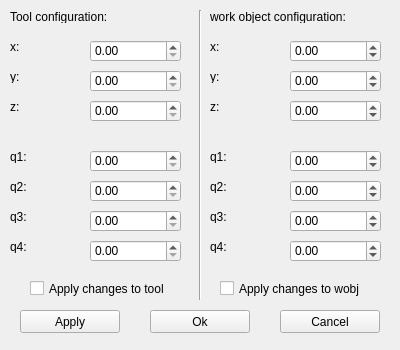
<?xml version="1.0" encoding="UTF-8"?>
<ui version="4.0">
 <class>toolWobjConfigurator</class>
 <widget class="QWidget" name="toolWobjConfigurator">
  <property name="geometry">
   <rect>
    <x>0</x>
    <y>0</y>
    <width>400</width>
    <height>350</height>
   </rect>
  </property>
  <property name="windowTitle">
   <string>Form</string>
  </property>
  <widget class="QPushButton" name="btn_apply">
   <property name="geometry">
    <rect>
     <x>20</x>
     <y>310</y>
     <width>100</width>
     <height>23</height>
    </rect>
   </property>
   <property name="text">
    <string>Apply</string>
   </property>
  </widget>
  <widget class="QPushButton" name="btn_cancel">
   <property name="geometry">
    <rect>
     <x>280</x>
     <y>310</y>
     <width>100</width>
     <height>23</height>
    </rect>
   </property>
   <property name="text">
    <string>Cancel</string>
   </property>
  </widget>
  <widget class="QDoubleSpinBox" name="input_wobj_x">
   <property name="geometry">
    <rect>
     <x>290</x>
     <y>40</y>
     <width>91</width>
     <height>22</height>
    </rect>
   </property>
   <property name="minimum">
    <double>-9999.989999999999782</double>
   </property>
   <property name="maximum">
    <double>9999.989999999999782</double>
   </property>
  </widget>
  <widget class="QDoubleSpinBox" name="input_wobj_y">
   <property name="geometry">
    <rect>
     <x>290</x>
     <y>70</y>
     <width>91</width>
     <height>22</height>
    </rect>
   </property>
   <property name="minimum">
    <double>-9999.989999999999782</double>
   </property>
   <property name="maximum">
    <double>9999.989999999999782</double>
   </property>
  </widget>
  <widget class="QDoubleSpinBox" name="input_wobj_z">
   <property name="geometry">
    <rect>
     <x>290</x>
     <y>100</y>
     <width>91</width>
     <height>22</height>
    </rect>
   </property>
   <property name="minimum">
    <double>-9999.989999999999782</double>
   </property>
   <property name="maximum">
    <double>9999.989999999999782</double>
   </property>
  </widget>
  <widget class="QDoubleSpinBox" name="input_wobj_q1">
   <property name="geometry">
    <rect>
     <x>290</x>
     <y>150</y>
     <width>91</width>
     <height>22</height>
    </rect>
   </property>
   <property name="minimum">
    <double>-9999.989999999999782</double>
   </property>
   <property name="maximum">
    <double>9999.989999999999782</double>
   </property>
  </widget>
  <widget class="QDoubleSpinBox" name="input_wobj_q2">
   <property name="geometry">
    <rect>
     <x>290</x>
     <y>180</y>
     <width>91</width>
     <height>22</height>
    </rect>
   </property>
   <property name="minimum">
    <double>-9999.989999999999782</double>
   </property>
   <property name="maximum">
    <double>9999.989999999999782</double>
   </property>
  </widget>
  <widget class="QDoubleSpinBox" name="input_wobj_q3">
   <property name="geometry">
    <rect>
     <x>290</x>
     <y>210</y>
     <width>91</width>
     <height>22</height>
    </rect>
   </property>
   <property name="minimum">
    <double>-9999.989999999999782</double>
   </property>
   <property name="maximum">
    <double>9999.989999999999782</double>
   </property>
  </widget>
  <widget class="QDoubleSpinBox" name="input_wobj_q4">
   <property name="geometry">
    <rect>
     <x>290</x>
     <y>240</y>
     <width>91</width>
     <height>22</height>
    </rect>
   </property>
   <property name="minimum">
    <double>-9999.989999999999782</double>
   </property>
   <property name="maximum">
    <double>9999.989999999999782</double>
   </property>
  </widget>
  <widget class="Line" name="line_2">
   <property name="geometry">
    <rect>
     <x>190</x>
     <y>10</y>
     <width>20</width>
     <height>290</height>
    </rect>
   </property>
   <property name="orientation">
    <enum>Qt::Vertical</enum>
   </property>
  </widget>
  <widget class="QLabel" name="label">
   <property name="geometry">
    <rect>
     <x>10</x>
     <y>10</y>
     <width>100</width>
     <height>13</height>
    </rect>
   </property>
   <property name="text">
    <string>Tool configuration:</string>
   </property>
  </widget>
  <widget class="QLabel" name="label_2">
   <property name="geometry">
    <rect>
     <x>210</x>
     <y>10</y>
     <width>140</width>
     <height>13</height>
    </rect>
   </property>
   <property name="text">
    <string>work object configuration:</string>
   </property>
  </widget>
  <widget class="QLabel" name="label_3">
   <property name="geometry">
    <rect>
     <x>10</x>
     <y>40</y>
     <width>47</width>
     <height>13</height>
    </rect>
   </property>
   <property name="text">
    <string>x:</string>
   </property>
  </widget>
  <widget class="QLabel" name="label_4">
   <property name="geometry">
    <rect>
     <x>10</x>
     <y>70</y>
     <width>47</width>
     <height>13</height>
    </rect>
   </property>
   <property name="text">
    <string>y:</string>
   </property>
  </widget>
  <widget class="QLabel" name="label_5">
   <property name="geometry">
    <rect>
     <x>10</x>
     <y>100</y>
     <width>47</width>
     <height>13</height>
    </rect>
   </property>
   <property name="text">
    <string>z:</string>
   </property>
  </widget>
  <widget class="QLabel" name="label_6">
   <property name="geometry">
    <rect>
     <x>10</x>
     <y>150</y>
     <width>47</width>
     <height>13</height>
    </rect>
   </property>
   <property name="text">
    <string>q1:</string>
   </property>
  </widget>
  <widget class="QLabel" name="label_7">
   <property name="geometry">
    <rect>
     <x>10</x>
     <y>180</y>
     <width>47</width>
     <height>13</height>
    </rect>
   </property>
   <property name="text">
    <string>q2:</string>
   </property>
  </widget>
  <widget class="QLabel" name="label_8">
   <property name="geometry">
    <rect>
     <x>10</x>
     <y>210</y>
     <width>47</width>
     <height>13</height>
    </rect>
   </property>
   <property name="text">
    <string>q3:</string>
   </property>
  </widget>
  <widget class="QLabel" name="label_9">
   <property name="geometry">
    <rect>
     <x>10</x>
     <y>240</y>
     <width>47</width>
     <height>13</height>
    </rect>
   </property>
   <property name="text">
    <string>q4:</string>
   </property>
  </widget>
  <widget class="QLabel" name="label_10">
   <property name="geometry">
    <rect>
     <x>210</x>
     <y>70</y>
     <width>47</width>
     <height>13</height>
    </rect>
   </property>
   <property name="text">
    <string>y:</string>
   </property>
  </widget>
  <widget class="QLabel" name="label_11">
   <property name="geometry">
    <rect>
     <x>210</x>
     <y>100</y>
     <width>47</width>
     <height>13</height>
    </rect>
   </property>
   <property name="text">
    <string>z:</string>
   </property>
  </widget>
  <widget class="QLabel" name="label_12">
   <property name="geometry">
    <rect>
     <x>210</x>
     <y>210</y>
     <width>47</width>
     <height>13</height>
    </rect>
   </property>
   <property name="text">
    <string>q3:</string>
   </property>
  </widget>
  <widget class="QLabel" name="label_13">
   <property name="geometry">
    <rect>
     <x>210</x>
     <y>240</y>
     <width>47</width>
     <height>13</height>
    </rect>
   </property>
   <property name="text">
    <string>q4:</string>
   </property>
  </widget>
  <widget class="QLabel" name="label_14">
   <property name="geometry">
    <rect>
     <x>210</x>
     <y>180</y>
     <width>47</width>
     <height>13</height>
    </rect>
   </property>
   <property name="text">
    <string>q2:</string>
   </property>
  </widget>
  <widget class="QLabel" name="label_15">
   <property name="geometry">
    <rect>
     <x>210</x>
     <y>40</y>
     <width>47</width>
     <height>13</height>
    </rect>
   </property>
   <property name="text">
    <string>x:</string>
   </property>
  </widget>
  <widget class="QLabel" name="label_16">
   <property name="geometry">
    <rect>
     <x>210</x>
     <y>150</y>
     <width>47</width>
     <height>13</height>
    </rect>
   </property>
   <property name="text">
    <string>q1:</string>
   </property>
  </widget>
  <widget class="QCheckBox" name="checkBox_tool">
   <property name="geometry">
    <rect>
     <x>30</x>
     <y>280</y>
     <width>140</width>
     <height>17</height>
    </rect>
   </property>
   <property name="text">
    <string>Apply changes to tool</string>
   </property>
  </widget>
  <widget class="QCheckBox" name="checkBox_wobj">
   <property name="geometry">
    <rect>
     <x>220</x>
     <y>280</y>
     <width>150</width>
     <height>17</height>
    </rect>
   </property>
   <property name="text">
    <string>Apply changes to wobj</string>
   </property>
  </widget>
  <widget class="QPushButton" name="btn_ok">
   <property name="geometry">
    <rect>
     <x>150</x>
     <y>310</y>
     <width>100</width>
     <height>23</height>
    </rect>
   </property>
   <property name="text">
    <string>Ok</string>
   </property>
  </widget>
  <widget class="QDoubleSpinBox" name="input_tool_x">
   <property name="geometry">
    <rect>
     <x>90</x>
     <y>40</y>
     <width>91</width>
     <height>22</height>
    </rect>
   </property>
   <property name="maximum">
    <double>999.990000000000009</double>
   </property>
  </widget>
  <widget class="QDoubleSpinBox" name="input_tool_y">
   <property name="geometry">
    <rect>
     <x>90</x>
     <y>70</y>
     <width>91</width>
     <height>22</height>
    </rect>
   </property>
   <property name="maximum">
    <double>999.990000000000009</double>
   </property>
  </widget>
  <widget class="QDoubleSpinBox" name="input_tool_z">
   <property name="geometry">
    <rect>
     <x>90</x>
     <y>100</y>
     <width>91</width>
     <height>22</height>
    </rect>
   </property>
   <property name="maximum">
    <double>999.990000000000009</double>
   </property>
  </widget>
  <widget class="QDoubleSpinBox" name="input_tool_q1">
   <property name="geometry">
    <rect>
     <x>90</x>
     <y>150</y>
     <width>91</width>
     <height>22</height>
    </rect>
   </property>
   <property name="maximum">
    <double>999.990000000000009</double>
   </property>
  </widget>
  <widget class="QDoubleSpinBox" name="input_tool_q2">
   <property name="geometry">
    <rect>
     <x>90</x>
     <y>180</y>
     <width>91</width>
     <height>22</height>
    </rect>
   </property>
   <property name="maximum">
    <double>999.990000000000009</double>
   </property>
  </widget>
  <widget class="QDoubleSpinBox" name="input_tool_q3">
   <property name="geometry">
    <rect>
     <x>90</x>
     <y>210</y>
     <width>91</width>
     <height>22</height>
    </rect>
   </property>
   <property name="maximum">
    <double>999.990000000000009</double>
   </property>
  </widget>
  <widget class="QDoubleSpinBox" name="input_tool_q4">
   <property name="geometry">
    <rect>
     <x>90</x>
     <y>240</y>
     <width>91</width>
     <height>22</height>
    </rect>
   </property>
  </widget>
 </widget>
 <resources/>
 <connections/>
</ui>
